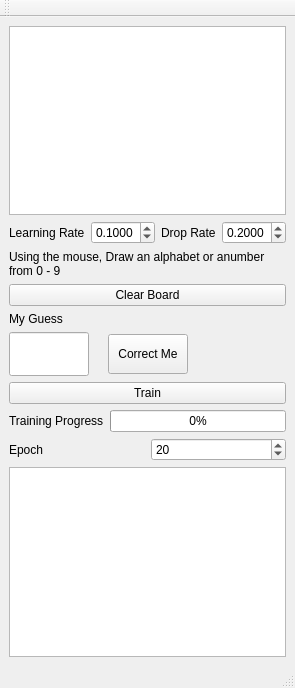
<?xml version="1.0" encoding="UTF-8"?>
<ui version="4.0">
 <class>HandwritingRecognition</class>
 <widget class="QMainWindow" name="HandwritingRecognition">
  <property name="geometry">
   <rect>
    <x>0</x>
    <y>0</y>
    <width>276</width>
    <height>688</height>
   </rect>
  </property>
  <property name="sizePolicy">
   <sizepolicy hsizetype="Fixed" vsizetype="Fixed">
    <horstretch>0</horstretch>
    <verstretch>0</verstretch>
   </sizepolicy>
  </property>
  <property name="windowTitle">
   <string>Handwritten Number Recognition</string>
  </property>
  <property name="styleSheet">
   <string notr="true">QWidget
{
   background-color:#d0d0d0;
};

QTextBrowser
{
    color: black;
  background-color: white;
border :0px;
}


QTabBar::tab 
{
    color: #b1b1b1;
    border: 1px solid #444;
    background-color: grey;
    padding-left: 10px;
    padding-right: 10px;
    padding-top: 5px;
    padding-bottom: 3px;
    margin-right: -1px;
}

QTabWidget::pane
 {
    border: 0px solid #444;
    top: 1px;
}

QTabBar::tab:last
{
    margin-right: 0; /* the last selected tab has nothing to overlap with on the right */
    border-top-right-radius: 8px;
    background-color:grey;
}

QTabBar::tab:first:!selected
{
    margin-left: 1px; /* the last selected tab has nothing to overlap with on the right */

     border-top-left-radius: 1px;
     border-top-left-radius: 4px;
    border-top-right-radius: 4px;
}

QTabBar::tab:!selected
{
    border-color: #f8f8f8;
    border-bottom-color: #C2C7CB; /* same as pane color */
    background-color:#f8f8f8;
    color:grey;
    border-top-left-radius: 1px;
    border-top-right-radius: 15px;
   border-bottom-right-radius: 2px;
}

QTabBar::tab:selected
{
    border-top-left-radius: 1px;
    border-top-right-radius: 10px;
    margin-bottom: 0px;
    background-colr: grey;
}

QTabBar::tab:selected {
    border-color: #9B9B9B;
    border-bottom-color: #C2C7CB; /* same as pane color */
    background-color:#e3e3e3;
    color:black;
    border-top-left-radius: 15px;
    border-top-right-radius: 15px;
   border-bottom-right-radius: 2px;
}


QTabBar::tab:!selected:hover
{
    /*border-top: 2px solid #ffaa00;
    padding-bottom: 3px;*/
    border-top-left-radius: 1px;
    border-top-right-radius: 8px;
    background-color: QLinearGradient(x1:0, y1:0, x2:0, y2:1, stop:1 #9B9B9B, stop:0.4 #e3e3e3, stop:0.2 #e3e3e3, stop:0.1 #ffaa00);
}

QTabBar::close-button 
{
    image: url(:newPrefix/close.png);
    subcontrol-origin: padding;
    subcontrol-position: right; 
    width: 5px;
    height: 5px;
}

QTreeWidget
{
   border : 1px solid #9B9B9B;
   border-radius : 15px;
   background-color: white;
};</string>
  </property>
  <widget class="QWidget" name="centralwidget">
   <layout class="QGridLayout" name="gridLayout">
    <item row="0" column="0" colspan="2">
     <widget class="QGraphicsView" name="drawingBoardView_">
      <property name="styleSheet">
       <string notr="true">QGraphicsView
{
   color:black;
   background-color :white;
};</string>
      </property>
      <property name="verticalScrollBarPolicy">
       <enum>Qt::ScrollBarAlwaysOff</enum>
      </property>
      <property name="horizontalScrollBarPolicy">
       <enum>Qt::ScrollBarAlwaysOff</enum>
      </property>
     </widget>
    </item>
    <item row="1" column="0">
     <layout class="QHBoxLayout" name="horizontalLayout_4">
      <item>
       <widget class="QLabel" name="label_5">
        <property name="text">
         <string>Learning Rate</string>
        </property>
       </widget>
      </item>
      <item>
       <widget class="QDoubleSpinBox" name="learninRateSpinBox_">
        <property name="decimals">
         <number>4</number>
        </property>
        <property name="minimum">
         <double>0.001000000000000</double>
        </property>
        <property name="maximum">
         <double>1.000000000000000</double>
        </property>
        <property name="singleStep">
         <double>0.001000000000000</double>
        </property>
        <property name="value">
         <double>0.100000000000000</double>
        </property>
       </widget>
      </item>
     </layout>
    </item>
    <item row="1" column="1">
     <layout class="QHBoxLayout" name="horizontalLayout_5">
      <item>
       <widget class="QLabel" name="label_6">
        <property name="text">
         <string>Drop Rate</string>
        </property>
       </widget>
      </item>
      <item>
       <widget class="QDoubleSpinBox" name="dropRateSpinBox_">
        <property name="decimals">
         <number>4</number>
        </property>
        <property name="maximum">
         <double>0.500000000000000</double>
        </property>
        <property name="singleStep">
         <double>0.000100000000000</double>
        </property>
        <property name="value">
         <double>0.200000000000000</double>
        </property>
       </widget>
      </item>
     </layout>
    </item>
    <item row="2" column="0" colspan="2">
     <layout class="QVBoxLayout" name="verticalLayout_3">
      <item>
       <widget class="QLabel" name="label">
        <property name="text">
         <string>Using the mouse, Draw an alphabet or anumber from 0 - 9</string>
        </property>
        <property name="wordWrap">
         <bool>true</bool>
        </property>
       </widget>
      </item>
      <item>
       <widget class="QPushButton" name="clearBoardButton_">
        <property name="text">
         <string>Clear Board</string>
        </property>
       </widget>
      </item>
      <item>
       <widget class="QLabel" name="label_2">
        <property name="text">
         <string>My Guess</string>
        </property>
       </widget>
      </item>
      <item>
       <layout class="QVBoxLayout" name="verticalLayout_2">
        <item>
         <layout class="QHBoxLayout" name="horizontalLayout_3">
          <item>
           <widget class="QLineEdit" name="correctAnswer_">
            <property name="maximumSize">
             <size>
              <width>80</width>
              <height>16777215</height>
             </size>
            </property>
            <property name="font">
             <font>
              <pointsize>24</pointsize>
             </font>
            </property>
           </widget>
          </item>
          <item>
           <widget class="QLabel" name="confidenceOf_">
            <property name="text">
             <string/>
            </property>
            <property name="wordWrap">
             <bool>true</bool>
            </property>
           </widget>
          </item>
          <item>
           <widget class="QPushButton" name="correctMe_">
            <property name="minimumSize">
             <size>
              <width>0</width>
              <height>40</height>
             </size>
            </property>
            <property name="text">
             <string>Correct Me</string>
            </property>
           </widget>
          </item>
          <item>
           <spacer name="horizontalSpacer">
            <property name="orientation">
             <enum>Qt::Horizontal</enum>
            </property>
            <property name="sizeHint" stdset="0">
             <size>
              <width>40</width>
              <height>20</height>
             </size>
            </property>
           </spacer>
          </item>
         </layout>
        </item>
        <item>
         <widget class="QPushButton" name="train_">
          <property name="text">
           <string>Train</string>
          </property>
         </widget>
        </item>
        <item>
         <layout class="QVBoxLayout" name="verticalLayout">
          <item>
           <layout class="QHBoxLayout" name="horizontalLayout_2">
            <item>
             <widget class="QLabel" name="label_3">
              <property name="text">
               <string>Training Progress</string>
              </property>
             </widget>
            </item>
            <item>
             <widget class="QProgressBar" name="trainingProgress_">
              <property name="value">
               <number>0</number>
              </property>
             </widget>
            </item>
           </layout>
          </item>
          <item>
           <layout class="QHBoxLayout" name="horizontalLayout">
            <item>
             <widget class="QLabel" name="label_4">
              <property name="text">
               <string>Epoch</string>
              </property>
             </widget>
            </item>
            <item>
             <widget class="QSpinBox" name="epoch_">
              <property name="maximum">
               <number>5555555</number>
              </property>
              <property name="value">
               <number>20</number>
              </property>
             </widget>
            </item>
           </layout>
          </item>
         </layout>
        </item>
       </layout>
      </item>
     </layout>
    </item>
    <item row="3" column="0" colspan="2">
     <widget class="QListWidget" name="listWidget"/>
    </item>
   </layout>
  </widget>
  <widget class="QStatusBar" name="statusbar_"/>
  <widget class="QToolBar" name="toolBar_">
   <property name="minimumSize">
    <size>
     <width>0</width>
     <height>0</height>
    </size>
   </property>
   <property name="maximumSize">
    <size>
     <width>16777215</width>
     <height>20</height>
    </size>
   </property>
   <property name="windowTitle">
    <string>toolBar</string>
   </property>
   <property name="iconSize">
    <size>
     <width>16</width>
     <height>16</height>
    </size>
   </property>
   <attribute name="toolBarArea">
    <enum>TopToolBarArea</enum>
   </attribute>
   <attribute name="toolBarBreak">
    <bool>false</bool>
   </attribute>
  </widget>
  <action name="actionOpen_">
   <property name="text">
    <string>Open</string>
   </property>
  </action>
  <action name="actionSave_">
   <property name="text">
    <string>Save</string>
   </property>
  </action>
  <action name="actionSaveAs_">
   <property name="text">
    <string>Save As</string>
   </property>
  </action>
  <action name="actionQuit_">
   <property name="text">
    <string>Quit</string>
   </property>
  </action>
  <action name="actionOpenSettings_">
   <property name="text">
    <string>Open Uart Settings</string>
   </property>
  </action>
  <action name="actionConnection_Via_UART">
   <property name="checkable">
    <bool>true</bool>
   </property>
   <property name="text">
    <string>Connection via UART</string>
   </property>
  </action>
  <action name="actionConnection_via_Ethernet">
   <property name="checkable">
    <bool>true</bool>
   </property>
   <property name="text">
    <string>Connection via Ethernet</string>
   </property>
  </action>
 </widget>
 <resources/>
 <connections/>
</ui>
